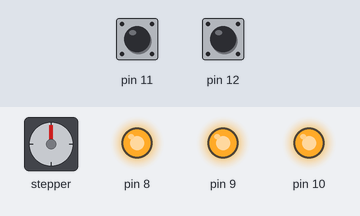
This sketch was run on a simulated Arduino Uno, built with avr-gcc and run on an emulated ATmega328P. Parts: stepper motor, output pins drawn as LEDs (lit = HIGH). Wiring (inferred from the names in the program): stepper motor driver (200 steps per turn assumed): step pin 6; direction pin 7. The test bench sets the inputs (shaded band); at power-on: pin 11 HIGH, pin 12 HIGH. Pins used as bus, display or sensor lines are not drawn.

Above: at 1.2 s.
1.3 s: pin 11 pulled LOW for 1 s
At 3.4 s:
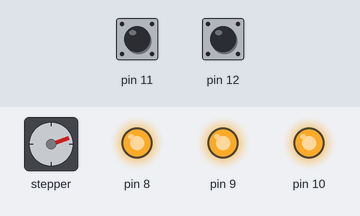
3.8 s: pin 12 pulled LOW for 3.2 s
At 7.3 s:
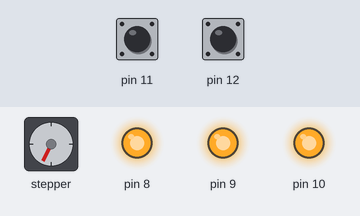
8.5 s: pin 12 pulled LOW for 1 s
At 10.4 s:
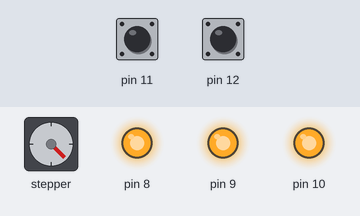
11.0 s: pin 11 pulled LOW for 3.2 s
At 11.45 s:
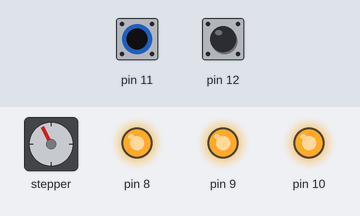
Timing chart, 0 to 15.7 s (numbered marks = the images above; inputs shaded):
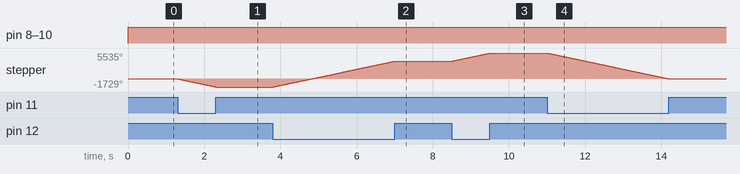

Measured:
- after the input at 1.3 s, stepper: turns 1729° counter-clockwise in 1.0 s, starting at once
- after the input at 3.8 s, stepper: turns 5534° clockwise in 3.2 s, starting at once
- after the input at 8.5 s, stepper: turns 1730° clockwise in 1.0 s, starting at once
- after the input at 11.0 s, stepper: turns 5534° counter-clockwise in 3.2 s, starting at once

The sketch:

driver_test.ino
```cpp
const int stepPin = 6;
const int dirPin = 7;

void setup() {
  // Sets the two pins as Outputs
  pinMode(stepPin,OUTPUT);
  pinMode(dirPin,OUTPUT);
  pinMode(8,OUTPUT);
  pinMode(9,OUTPUT);
  pinMode(10,OUTPUT);
  pinMode (11,INPUT);
  pinMode (12,INPUT);
}
void loop() {
  digitalWrite(8,HIGH);
  digitalWrite(9,HIGH);
  digitalWrite (10, HIGH);
  digitalWrite (11, HIGH);
  digitalWrite (12, HIGH);
  if ( digitalRead (11) == LOW) {

  digitalWrite(dirPin,LOW); // Enables the motor to move in a particular direction
  // Makes 200 pulses for making one full cycle rotation
  //for(int x = 0; x < 3200; x++) {
    digitalWrite(stepPin,HIGH);
    delayMicroseconds(500);
    digitalWrite(stepPin,LOW);
    delayMicroseconds(500);
    //}
  }


  //delay(1000); // One second delay
  if (digitalRead (12) == LOW) {

  digitalWrite(dirPin,HIGH); //Changes the rotations direction
  // Makes 400 pulses for making two full cycle rotation
//  for(int x = 0; x < 3200; x++) {
    digitalWrite(stepPin,HIGH);
   delayMicroseconds(500);
    digitalWrite(stepPin,LOW);
   delayMicroseconds(500);
  //  }
  }


 // delay(1000);
}
```
